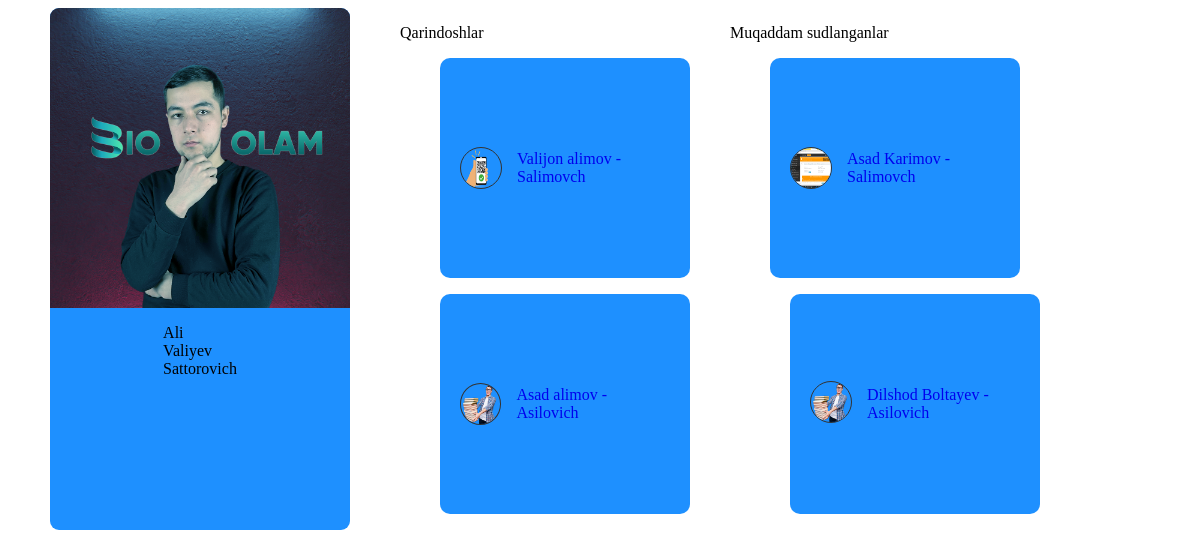
Page /detail/1/ on the committed database.
### h/models.py (models this page shows, shortened)
class Fuqoro(models.Model):
    hudud=models.ForeignKey(Hudud, on_delete=models.CASCADE)
    Ismi=models.CharField(max_length=200)
    Familyasi=models.CharField(max_length=200)
    Sharfi=models.CharField(max_length=200)
    Rasmi=models.ImageField(upload_to='Fuqaro')

class Qarindosh(models.Model):
    bogliq=models.ForeignKey(Fuqoro, on_delete=models.CASCADE)
    Ismi=models.CharField(max_length=200)
    Familyasi=models.CharField(max_length=200)
    Sharfi=models.CharField(max_length=200)
    Rasmi=models.ImageField(upload_to='qarindosh')

class Jinoyatchi(models.Model):
    hudud=models.ForeignKey(Hudud, on_delete=models.CASCADE)
    Ismi=models.CharField(max_length=200)
    Familyasi=models.CharField(max_length=200)
    Sharfi=models.CharField(max_length=200)
    Rasmi=models.ImageField(upload_to='jinoyatchi')

### h/views.py (the view)
# urls.py: path('detail/<int:fuqoro_id>/', views.detail, name='detail'),
def detail(request, fuqoro_id):
    fuqoro = Fuqoro.objects.get(pk=fuqoro_id)
    qarindoshlar = Qarindosh.objects.filter(bogliq=fuqoro)
    jinoyatchilar = Jinoyatchi.objects.filter(hudud=fuqoro.hudud)
    return render(request, 'detail.html', {'fuqoro': fuqoro, 'qarindoshlar': qarindoshlar, 'jinoyatchilar': jinoyatchilar})

### templates/detail.html (shortened to what this page needs)
<!DOCTYPE html>
<html lang="en">
<head>
    <link rel="stylesheet" href="./gayrat.css">
</head>
<body class="body">
    <div class="left" style="background-color: dodgerblue; border-radius: 9px;">
        <img src="{{fuqoro.Rasmi.url}}" alt="image" style="border-radius: 9px 9px 0 0 ;">
        <p>{{fuqoro.Ismi}} </br> {{fuqoro.Familyasi}} <br> {{fuqoro.Sharfi}}</p>
    </div>
    <div class="right">
        <div class="right-1">
            <p>Qarindoshlar</p>
        {% for qarindosh in qarindoshlar %}
            <ul>
                <li>
                    <img src="{{qarindosh.Rasmi.url}}" alt="">
                    <a href="{% url 'qarindosh_detail' qarindosh.id %}" style="text-decoration: none;"><p>{{ qarindosh.Ismi }} {{ qarindosh.Familyasi }} - {{ qarindosh.Sharfi }}</p></a>
                </li>
            </ul>
        {% endfor %}
        </div>
        <div class="right-2">
            <p>Muqaddam sudlanganlar</p>
            {% for jinoyatchi in jinoyatchilar %}
            <ul>
                <li>
                    <img src="{{jinoyatchi.Rasmi.url}}" alt="">
                    <a href="{% url 'jinoyatchi' jinoyatchi.id %}" style="text-decoration: none;"><p>{{ jinoyatchi.Ismi }} {{ jinoyatchi.Familyasi }} - {{ jinoyatchi.Sharfi }}</p>
                </li>
            </ul>
            {% endfor %}
        </div>
    </div>
</body>
</html>

### gayrat.css (style rules this page uses)
body ul li { width: 210px; height: 210px; background-color: dodgerblue; list-style: none; padding: 20px; }
body ul { display: flex; flex-wrap: wrap; gap: 20px; }

### templates/detail.html (style rules this page uses)
.body { display: flex; justify-content: center; gap: 50px; }
.body .left { display: flex; flex-direction: column; align-items: center; }
.body .left img { width: 300px; }
.body .right { display: flex; gap: 40px; }
.right-1 li { display: flex; gap: 15px; align-items: center; background-color: dodgerblue; padding: 5px 20px; border-radius: 10px; }
.right-1 li img { width: 40px; height: 40px; border-radius: 50%; border: 1px solid #333; }
.right-2 li { display: flex; gap: 15px; align-items: center; background-color: dodgerblue; padding: 5px 20px; border-radius: 10px; }
.right-2 li img { width: 40px; height: 40px; border-radius: 50%; border: 1px solid #333; }

### rows in the picture
Fuqoro: Rasmi (picture), Ismi "Ali", Familyasi "Valiyev", Sharfi "Sattorovich"
Qarindosh: Rasmi (picture), Ismi "Valijon", Familyasi "alimov", Sharfi "Salimovch"
Qarindosh: Rasmi (picture), Ismi "Asad", Familyasi "alimov", Sharfi "Asilovich"
Jinoyatchi: Rasmi (picture), Ismi "Asad", Familyasi "Karimov", Sharfi "Salimovch"
Jinoyatchi: Rasmi (picture), Ismi "Dilshod", Familyasi "Boltayev", Sharfi "Asilovich"
